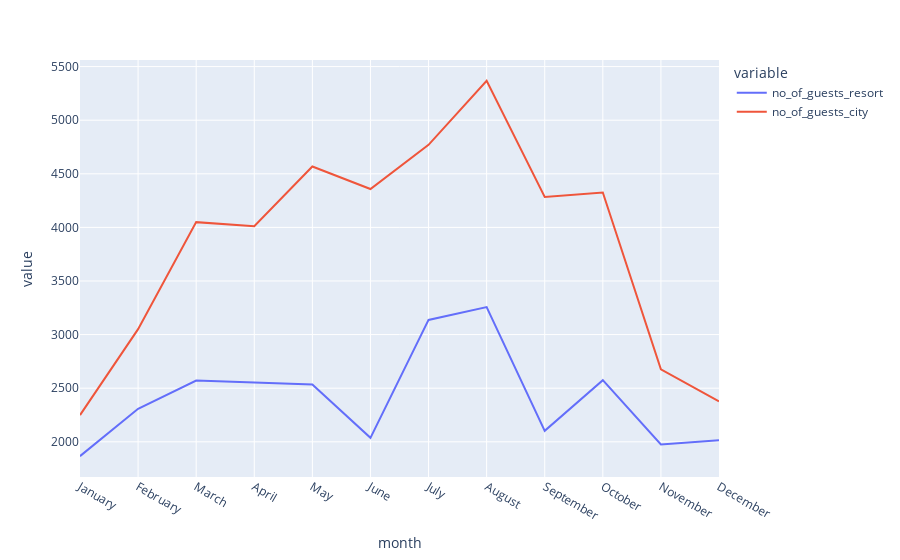

Notebook source saved alongside this figure:
### Code cell
px.line(data_frame=final_rush, x='month',y=['no_of_guests_resort','no_of_guests_city'])

### Figure 1 — Plotly figure (JSON) as saved in the notebook; plotly's stock layout.template omitted (floating-point values rounded to 4 significant figures)
{"data": [{"hovertemplate": "variable=no_of_guests_resort<br>month=%{x}<br>value=%{y}<extra></extra>", "legendgroup": "no_of_guests_resort", "line": {"color": "#636efa", "dash": "solid"}, "marker": {"symbol": "circle"}, "mode": "lines", "name": "no_of_guests_resort", "orientation": "v", "showlegend": true, "type": "scatter", "x": ["January", "February", "March", "April", "May", "June", "July", "August", "September", "October", "November", "December"], "xaxis": "x", "y": [1866, 2308, 2571, 2550, 2535, 2037, 3137, 3257, 2102, 2575, 1975, 2014], "yaxis": "y"}, {"hovertemplate": "variable=no_of_guests_city<br>month=%{x}<br>value=%{y}<extra></extra>", "legendgroup": "no_of_guests_city", "line": {"color": "#EF553B", "dash": "solid"}, "marker": {"symbol": "circle"}, "mode": "lines", "name": "no_of_guests_city", "orientation": "v", "showlegend": true, "type": "scatter", "x": ["January", "February", "March", "April", "May", "June", "July", "August", "September", "October", "November", "December"], "xaxis": "x", "y": [2249, 3051, 4049, 4010, 4568, 4358, 4770, 5367, 4283, 4326, 2676, 2377], "yaxis": "y"}], "layout": {"autosize": true, "legend": {"title": {"text": "variable"}, "tracegroupgap": 0}, "margin": {"t": 60}, "xaxis": {"anchor": "y", "autorange": true, "domain": [0, 1], "range": [0, 11], "title": {"text": "month"}, "type": "category"}, "yaxis": {"anchor": "x", "autorange": true, "domain": [0, 1], "range": [1672.0, 5562.0], "title": {"text": "value"}, "type": "linear"}}}
